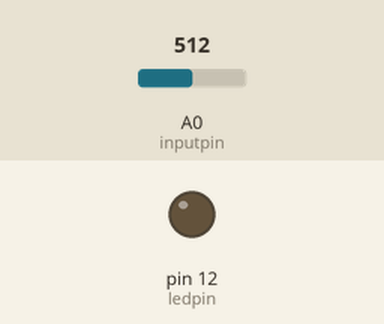
This sketch was run on a simulated Arduino Uno, built with avr-gcc and run on an emulated ATmega328P. Parts: output pins drawn as LEDs (lit = HIGH). The test bench sets the inputs (shaded band); at power-on: A0 (inputpin) = 512.

Above: at 1.8 s.
1.9 s: A0 (inputpin) set to 110
3.4 s: A0 (inputpin) set to 93
At 5.2 s:
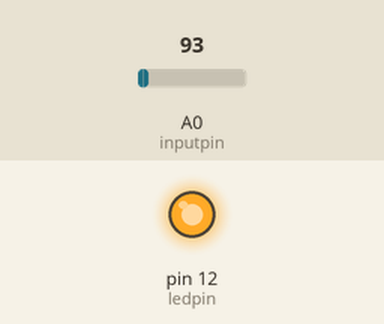
5.5 s: A0 (inputpin) set to 122
At 6.3 s:
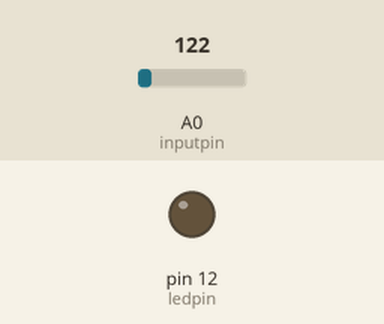
7.0 s: A0 (inputpin) set to 0
At 7.9 s:
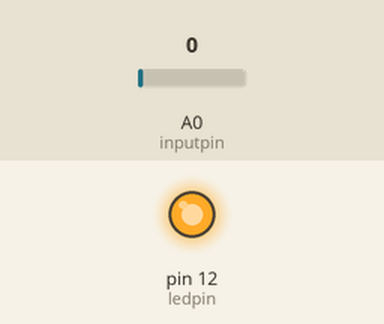
Timing chart, 0 to 10.0 s (numbered marks = the images above; inputs shaded):
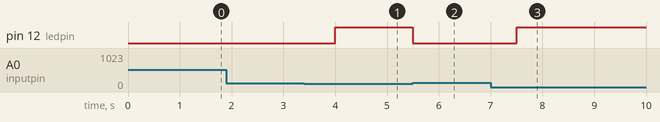

The sketch:

piezo_sensor.ino
```cpp
int ledpin = 12;
int inputpin = 0;
int referance = 100;
int val = 0;

void setup() {
  // put your setup code here, to run once:
pinMode(ledpin, OUTPUT);
}

void loop() {
  // put your main code here, to run repeatedly:
val = analogRead(inputpin);
if(val > referance)
{
  digitalWrite(ledpin, LOW);
  delay(1000);
  }else{
    digitalWrite(ledpin, HIGH);
    }
}
```

Measured:
- the behaviour switches between 101 and 100 on A0 (inputpin) (found by bisection; images 0 and 1)
- after the input at 1.9 s, every drawn part: stays the same
- after the input at 3.4 s, pin 12 (ledpin): LOW → HIGH after 0.60 s
- after the input at 5.5 s, pin 12 (ledpin): HIGH → LOW at once
- after the input at 7.0 s, pin 12 (ledpin): LOW → HIGH after 0.50 s
